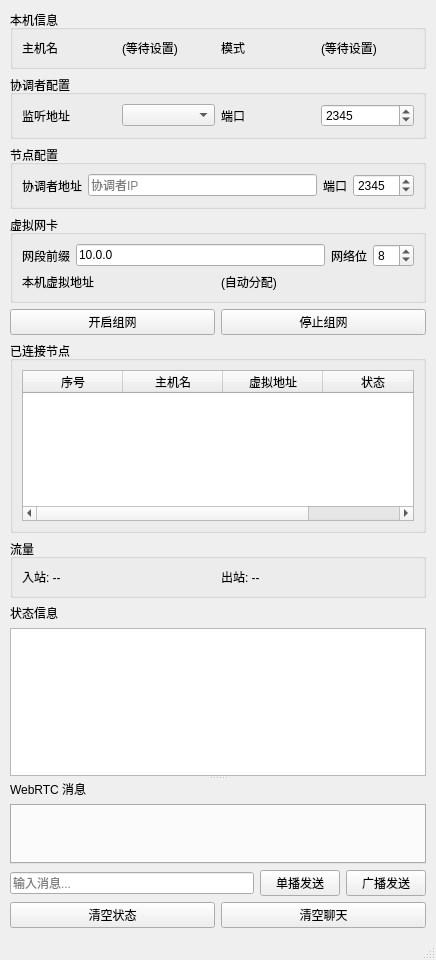
<?xml version="1.0" encoding="UTF-8"?>
<ui version="4.0">
 <class>MainWindow</class>
 <widget class="QMainWindow" name="MainWindow">
  <property name="geometry">
   <rect>
    <x>0</x>
    <y>0</y>
    <width>436</width>
    <height>960</height>
   </rect>
  </property>
  <property name="windowTitle">
   <string>QNetLink</string>
  </property>
  <widget class="QWidget" name="centralwidget">
   <layout class="QVBoxLayout" name="mainLayout">
    <property name="spacing">
     <number>6</number>
    </property>
    <property name="leftMargin">
     <number>10</number>
    </property>
    <property name="topMargin">
     <number>10</number>
    </property>
    <property name="rightMargin">
     <number>10</number>
    </property>
    <property name="bottomMargin">
     <number>10</number>
    </property>
    <item>
     <widget class="QGroupBox" name="hostInfoGroup">
      <property name="title">
       <string>本机信息</string>
      </property>
      <layout class="QHBoxLayout" name="hostInfoLayout">
       <item>
        <widget class="QLabel" name="hostNameLabel">
         <property name="text">
          <string>主机名</string>
         </property>
        </widget>
       </item>
       <item>
        <widget class="QLabel" name="hostNameDisplay">
         <property name="text">
          <string>(等待设置)</string>
         </property>
        </widget>
       </item>
       <item>
        <widget class="QLabel" name="modeLabel">
         <property name="text">
          <string>模式</string>
         </property>
        </widget>
       </item>
       <item>
        <widget class="QLabel" name="modeDisplay">
         <property name="text">
          <string>(等待设置)</string>
         </property>
        </widget>
       </item>
      </layout>
     </widget>
    </item>
    <item>
     <widget class="QGroupBox" name="coordinatorGroup">
      <property name="title">
       <string>协调者配置</string>
      </property>
      <layout class="QHBoxLayout" name="coordConfigLayout">
       <item>
        <widget class="QLabel" name="listenIPLabel">
         <property name="text">
          <string>监听地址</string>
         </property>
        </widget>
       </item>
       <item>
        <widget class="QComboBox" name="listenIP"/>
       </item>
       <item>
        <widget class="QLabel" name="listenPortLabel">
         <property name="text">
          <string>端口</string>
         </property>
        </widget>
       </item>
       <item>
        <widget class="QSpinBox" name="listenPort">
         <property name="minimum">
          <number>1</number>
         </property>
         <property name="maximum">
          <number>65535</number>
         </property>
         <property name="value">
          <number>2345</number>
         </property>
        </widget>
       </item>
      </layout>
     </widget>
    </item>
    <item>
     <widget class="QGroupBox" name="peerGroup">
      <property name="title">
       <string>节点配置</string>
      </property>
      <layout class="QHBoxLayout" name="coordAddrLayout">
       <item>
        <widget class="QLabel" name="coordIPLabel">
         <property name="text">
          <string>协调者地址</string>
         </property>
        </widget>
       </item>
       <item>
        <widget class="QLineEdit" name="coordIP">
         <property name="placeholderText">
          <string>协调者IP</string>
         </property>
        </widget>
       </item>
       <item>
        <widget class="QLabel" name="coordPortLabel">
         <property name="text">
          <string>端口</string>
         </property>
        </widget>
       </item>
       <item>
        <widget class="QSpinBox" name="coordPort">
         <property name="minimum">
          <number>1</number>
         </property>
         <property name="maximum">
          <number>65535</number>
         </property>
         <property name="value">
          <number>2345</number>
         </property>
        </widget>
       </item>
      </layout>
     </widget>
    </item>
    <item>
     <widget class="QGroupBox" name="vnetGroup">
      <property name="title">
       <string>虚拟网卡</string>
      </property>
      <layout class="QVBoxLayout" name="vnetLayout">
       <item>
        <layout class="QHBoxLayout" name="subnetLayout">
         <item>
          <widget class="QLabel" name="subnetLabel">
           <property name="text">
            <string>网段前缀</string>
           </property>
          </widget>
         </item>
         <item>
          <widget class="QLineEdit" name="subnetPrefix">
           <property name="text">
            <string>10.0.0</string>
           </property>
          </widget>
         </item>
         <item>
          <widget class="QLabel" name="networkLenLabel">
           <property name="text">
            <string>网络位</string>
           </property>
          </widget>
         </item>
         <item>
          <widget class="QSpinBox" name="networkLen">
           <property name="minimum">
            <number>1</number>
           </property>
           <property name="maximum">
            <number>31</number>
           </property>
           <property name="value">
            <number>8</number>
           </property>
          </widget>
         </item>
        </layout>
       </item>
       <item>
        <layout class="QHBoxLayout" name="localIPLayout">
         <item>
          <widget class="QLabel" name="localIPLabel">
           <property name="text">
            <string>本机虚拟地址</string>
           </property>
          </widget>
         </item>
         <item>
          <widget class="QLabel" name="localIP">
           <property name="text">
            <string>(自动分配)</string>
           </property>
          </widget>
         </item>
        </layout>
       </item>
      </layout>
     </widget>
    </item>
    <item>
     <layout class="QHBoxLayout" name="buttonLayout">
      <item>
       <widget class="QPushButton" name="btnStart">
        <property name="text">
         <string>开启组网</string>
        </property>
       </widget>
      </item>
      <item>
       <widget class="QPushButton" name="btnShut">
        <property name="text">
         <string>停止组网</string>
        </property>
       </widget>
      </item>
     </layout>
    </item>
    <item>
     <widget class="QGroupBox" name="peerTableGroup">
      <property name="title">
       <string>已连接节点</string>
      </property>
      <layout class="QVBoxLayout" name="peerTableLayout">
       <item>
        <widget class="QTableWidget" name="peerTable">
         <property name="minimumSize">
          <size>
           <width>0</width>
           <height>100</height>
          </size>
         </property>
         <property name="editTriggers">
          <set>QAbstractItemView::EditTrigger::NoEditTriggers</set>
         </property>
         <property name="alternatingRowColors">
          <bool>true</bool>
         </property>
         <property name="selectionBehavior">
          <enum>QAbstractItemView::SelectionBehavior::SelectRows</enum>
         </property>
         <column>
          <property name="text">
           <string>序号</string>
          </property>
         </column>
         <column>
          <property name="text">
           <string>主机名</string>
          </property>
         </column>
         <column>
          <property name="text">
           <string>虚拟地址</string>
          </property>
         </column>
         <column>
          <property name="text">
           <string>状态</string>
          </property>
         </column>
        </widget>
       </item>
      </layout>
     </widget>
    </item>
    <item>
     <widget class="QGroupBox" name="trafficGroup">
      <property name="title">
       <string>流量</string>
      </property>
      <layout class="QHBoxLayout" name="trafficLayout">
       <item>
        <widget class="QLabel" name="internalSpeed">
         <property name="text">
          <string>入站: --</string>
         </property>
        </widget>
       </item>
       <item>
        <widget class="QLabel" name="externalSpeed">
         <property name="text">
          <string>出站: --</string>
         </property>
        </widget>
       </item>
      </layout>
     </widget>
    </item>
    <item>
     <widget class="QSplitter" name="msgSplitter">
      <property name="orientation">
       <enum>Qt::Orientation::Vertical</enum>
      </property>
      <widget class="QWidget" name="statusPage">
       <layout class="QVBoxLayout" name="statusPageLayout">
        <property name="leftMargin">
         <number>0</number>
        </property>
        <property name="topMargin">
         <number>0</number>
        </property>
        <property name="rightMargin">
         <number>0</number>
        </property>
        <property name="bottomMargin">
         <number>0</number>
        </property>
        <item>
         <widget class="QLabel" name="stateLabel">
          <property name="text">
           <string>状态信息</string>
          </property>
         </widget>
        </item>
        <item>
         <widget class="QPlainTextEdit" name="stateMsg">
          <property name="minimumSize">
           <size>
            <width>0</width>
            <height>60</height>
           </size>
          </property>
          <property name="readOnly">
           <bool>true</bool>
          </property>
         </widget>
        </item>
       </layout>
      </widget>
      <widget class="QWidget" name="chatPage">
       <layout class="QVBoxLayout" name="chatPageLayout">
        <property name="leftMargin">
         <number>0</number>
        </property>
        <property name="topMargin">
         <number>0</number>
        </property>
        <property name="rightMargin">
         <number>0</number>
        </property>
        <property name="bottomMargin">
         <number>0</number>
        </property>
        <item>
         <widget class="QLabel" name="chatLabel">
          <property name="text">
           <string>WebRTC 消息</string>
          </property>
         </widget>
        </item>
        <item>
         <widget class="QTabWidget" name="chatTabWidget">
          <property name="minimumSize">
           <size>
            <width>0</width>
            <height>60</height>
           </size>
          </property>
         </widget>
        </item>
       </layout>
      </widget>
     </widget>
    </item>
    <item>
     <layout class="QHBoxLayout" name="sendLayout">
      <item>
       <widget class="QLineEdit" name="sendingMsg">
        <property name="placeholderText">
         <string>输入消息...</string>
        </property>
       </widget>
      </item>
      <item>
       <widget class="QPushButton" name="btnSend">
        <property name="text">
         <string>单播发送</string>
        </property>
       </widget>
      </item>
      <item>
       <widget class="QPushButton" name="btnBroadcast">
        <property name="text">
         <string>广播发送</string>
        </property>
       </widget>
      </item>
     </layout>
    </item>
    <item>
     <layout class="QHBoxLayout" name="clearLayout">
      <item>
       <widget class="QPushButton" name="cleanState">
        <property name="text">
         <string>清空状态</string>
        </property>
       </widget>
      </item>
      <item>
       <widget class="QPushButton" name="cleanMessage">
        <property name="text">
         <string>清空聊天</string>
        </property>
       </widget>
      </item>
     </layout>
    </item>
   </layout>
  </widget>
  <widget class="QMenuBar" name="menubar">
   <property name="geometry">
    <rect>
     <x>0</x>
     <y>0</y>
     <width>436</width>
     <height>21</height>
    </rect>
   </property>
  </widget>
  <widget class="QStatusBar" name="statusbar"/>
 </widget>
 <resources/>
 <connections/>
</ui>
